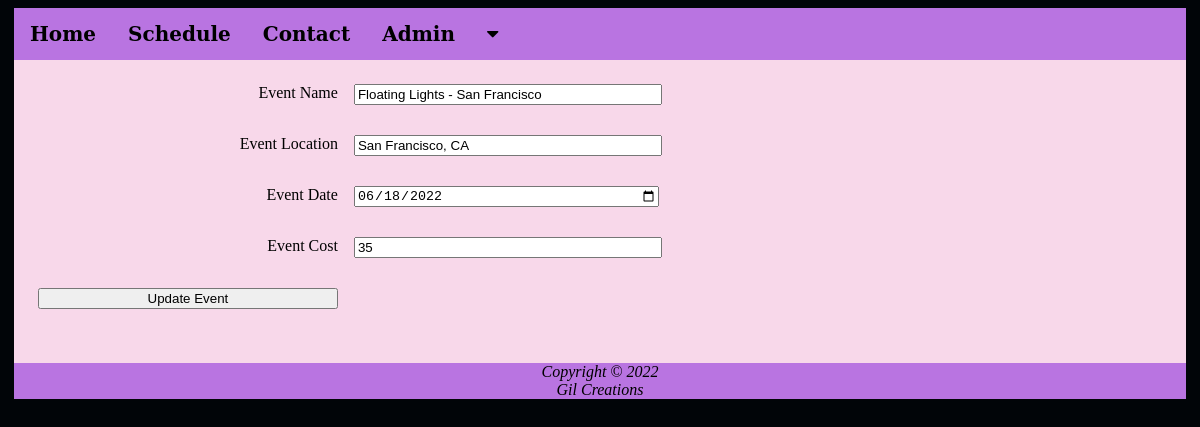
The app's page /adminupdateevent.php?eventID=3 (signed in) with its own data.
### tables this page shows
CREATE TABLE IF NOT EXISTS `events` (
  `eventID` int NOT NULL AUTO_INCREMENT,
  `eventName` varchar(255) NOT NULL,
  `eventLocation` varchar(255) NOT NULL,
  `eventDate` date NOT NULL,
  `eventImage` varchar(255) NOT NULL,
  `eventImgAlt` varchar(255) NOT NULL,
  `eventCost` int NOT NULL,
  `eventPageID` varchar(255) NOT NULL,
  `eventDetail` text NOT NULL,
  `eventHero` varchar(255) NOT NULL,
  PRIMARY KEY (`eventID`)
);

### adminupdateevent.php (the view, shortened to what this page needs)
<?php
require_once("dbconnect.php");
if(isset($_GET['eventID']))
{
	$getrecordsquery = $dbc -> prepare("SELECT eventID, eventName, eventLocation, eventDate, eventCost FROM floating_lights_festival.events WHERE eventID = :eventID");
	$getrecordsquery -> bindParam(':eventID', $_GET['eventID']);
	$getrecordsquery -> execute();
	include("header.php");
	echo "<main>";
	echo "<form method='post' action='" . $_SERVER['PHP_SELF'] . "'>";
	while($row = $getrecordsquery -> fetch())
	{
		echo "<label for='eventName'>Event Name</label>";
		echo "<input type='text' name='eventName' id='eventName' value='" . $row['eventName'] . "'>";
		echo "<label for='eventLocation'>Event Location</label>";
		echo "<input type='text' name='eventLocation' id='eventLocation' value='" . $row['eventLocation'] . "'>";
		echo "<label for='eventDate'>Event Date</label>";
		echo "<input type='date' name='eventDate' id='eventDate' value='" . $row['eventDate'] . "'>";
		echo "<label for='eventCost'>Event Cost</label>";
		echo "<input type='text' name='eventCost' id='eventCost' value='" . $row['eventCost'] . "'>";
	}
	echo "<input type='submit' value='Update Event'>";
	echo "</main>";
	include("footer.php");
}
?>

### styles.css (style rules this page uses)
body { background-color: #010508; }
form { padding: 1.5em; }
label { float: left; display: block; text-align: right; width: 10em; padding-right: 1em; }
input, textarea { display: block; margin-bottom: 1em; }
input, label, textarea { display: block; width: 300px; }
input, textarea, button { margin-bottom: 30px; }
label { padding-bottom: 1em; }

### records on screen
events: eventName "Floating Lights - San Francisco", eventLocation "San Francisco, CA", eventDate "06/18/2022", eventCost "35"
